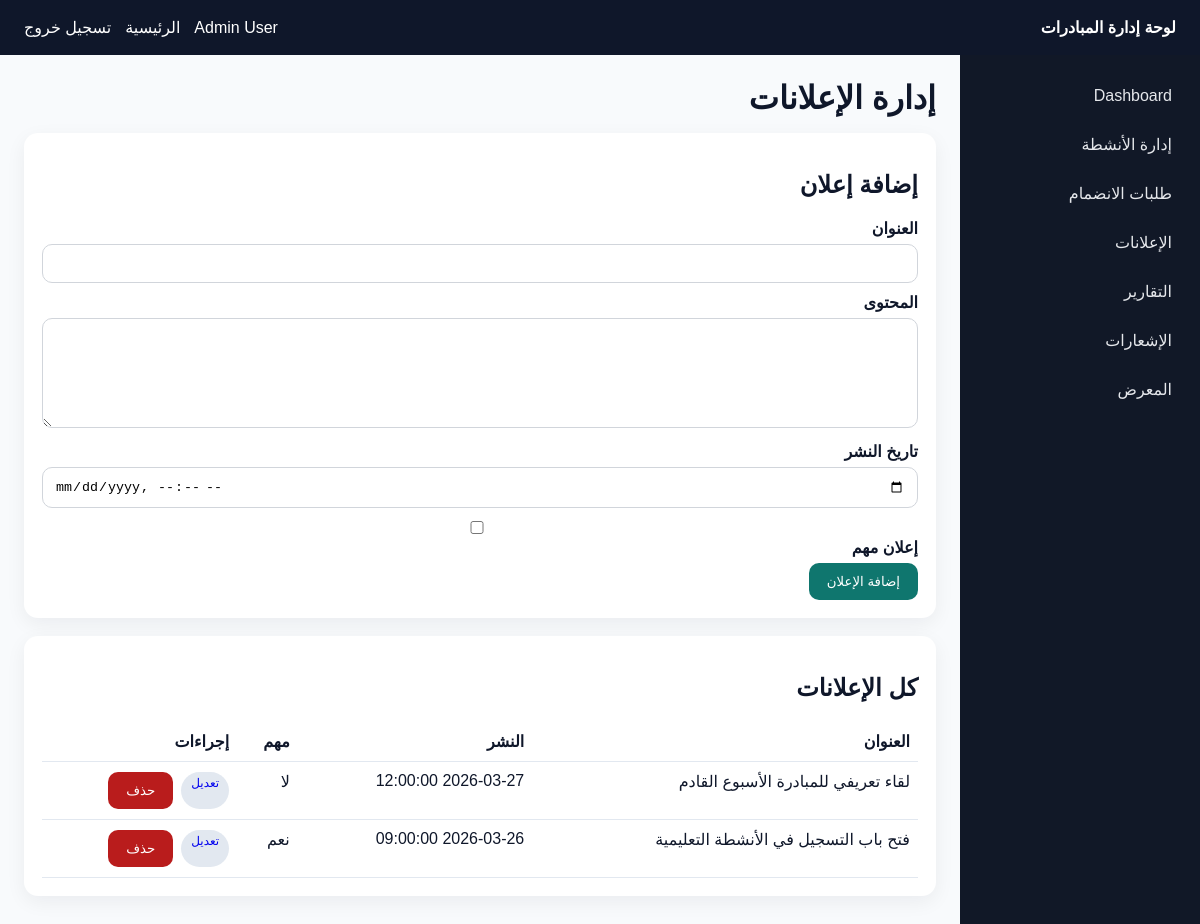
The page /admin/announcements.php (signed in) on the database its author committed.
### tables this page shows
CREATE TABLE IF NOT EXISTS announcements (
    id INT UNSIGNED AUTO_INCREMENT PRIMARY KEY,
    title VARCHAR(255) NOT NULL,
    content TEXT NOT NULL,
    published_at DATETIME DEFAULT NULL,
    is_important TINYINT(1) NOT NULL DEFAULT 0,
    created_by INT UNSIGNED NULL,
    created_at DATETIME NOT NULL DEFAULT CURRENT_TIMESTAMP,
    updated_at DATETIME NOT NULL DEFAULT CURRENT_TIMESTAMP ON UPDATE CURRENT_TIMESTAMP,
    CONSTRAINT fk_announcements_creator FOREIGN KEY (created_by) REFERENCES users(id) ON DELETE SET NULL
);

### database.php (called while the page is built, shortened)
<?php
function db(): PDO
{
    $host = envValue('DB_HOST', '127.0.0.1');
    $port = envValue('DB_PORT', '3306');
    $database = envValue('DB_DATABASE', 'student_initiatives');
    $username = envValue('DB_USERNAME', 'root');
    $password = envValue('DB_PASSWORD', '');
    $dsn = "mysql:host={$host};port={$port};dbname={$database};charset=utf8mb4";
    $pdo = new PDO($dsn, $username, $password, [
        PDO::ATTR_ERRMODE => PDO::ERRMODE_EXCEPTION,
        PDO::ATTR_DEFAULT_FETCH_MODE => PDO::FETCH_ASSOC,
    ]);
    return $pdo;
}

### admin/announcements.php (the view, shortened to what this page needs)
<?php
require_once __DIR__ . '/common.php';
$announcementToEdit = null;
$announcements = db()->query('SELECT * FROM announcements ORDER BY published_at DESC')->fetchAll();
?>
<h1 class="page-title">إدارة الإعلانات</h1>
<div class="card">
    <h2><?= $announcementToEdit ? 'تعديل إعلان' : 'إضافة إعلان' ?></h2>
    <form method="post">
        <label>العنوان</label>
        <input type="text" name="title" value="<?= htmlspecialchars((string) ($announcementToEdit['title'] ?? ''), ENT_QUOTES, 'UTF-8') ?>" required>
        <label>المحتوى</label>
        <textarea name="content" required><?= htmlspecialchars((string) ($announcementToEdit['content'] ?? ''), ENT_QUOTES, 'UTF-8') ?></textarea>
        <label>تاريخ النشر</label>
        <input type="datetime-local" name="published_at" value="<?= htmlspecialchars(isset($announcementToEdit['published_at']) && $announcementToEdit['published_at'] ? str_replace(' ', 'T', substr((string) $announcementToEdit['published_at'], 0, 16)) : '', ENT_QUOTES, 'UTF-8') ?>">
        <label><input type="checkbox" name="is_important" <?= !empty($announcementToEdit['is_important']) ? 'checked' : '' ?>> إعلان مهم</label>
        <button type="submit"><?= $announcementToEdit ? 'حفظ التعديلات' : 'إضافة الإعلان' ?></button>
    </form>
</div>
<div class="card">
    <h2>كل الإعلانات</h2>
    <table>
        <thead><tr><th>العنوان</th><th>النشر</th><th>مهم</th><th>إجراءات</th></tr></thead>
        <tbody>
            <?php foreach ($announcements as $item): ?>
                <tr>
                    <td><?= htmlspecialchars($item['title'], ENT_QUOTES, 'UTF-8') ?></td>
                    <td><?= htmlspecialchars((string) $item['published_at'], ENT_QUOTES, 'UTF-8') ?></td>
                    <td><?= (int) $item['is_important'] === 1 ? 'نعم' : 'لا' ?></td>
                    <td class="row-actions">
                        <a class="badge" href="announcements.php?edit=<?= (int) $item['id'] ?>">تعديل</a>
                        <form method="post" onsubmit="return confirm('حذف هذا الإعلان؟');">
                            <button class="danger" type="submit">حذف</button>
                        </form>
                    </td>
                </tr>
            <?php endforeach; ?>
        </tbody>
    </table>
</div>

### admin/common.php (style rules this page uses)
body { font-family: Tahoma, Arial, sans-serif; background: #f8fafc; margin: 0; color: #0f172a; }
a { text-decoration: none; }
.page-title { margin-top: 0; margin-bottom: 16px; }
.card { background: #fff; padding: 18px; border-radius: 14px; box-shadow: 0 6px 20px rgba(15, 23, 42, .06); margin-bottom: 18px; }
label { display: block; margin: 10px 0 6px; font-weight: 700; }
input, textarea, select { width: 100%; padding: 11px 12px; box-sizing: border-box; border: 1px solid #d1d5db; border-radius: 10px; background: #fff; }
textarea { min-height: 110px; resize: vertical; }
button { padding: 11px 18px; border: 0; background: #0f766e; color: #fff; border-radius: 10px; cursor: pointer; }
.danger { background: #b91c1c; }
table { width: 100%; border-collapse: collapse; }
th, td { border-bottom: 1px solid #e2e8f0; padding: 10px 8px; text-align: right; vertical-align: top; }
.row-actions { display: flex; gap: 8px; flex-wrap: wrap; }
.row-actions form { display: inline-block; }
.badge { display: inline-block; padding: 4px 10px; border-radius: 999px; font-size: 12px; background: #e2e8f0; }

### rows shown on the page
announcements: title "لقاء تعريفي للمبادرة الأسبوع القادم", published_at "2026-03-27 12:00:00", is_important "لا"
announcements: title "فتح باب التسجيل في الأنشطة التعليمية", published_at "2026-03-26 09:00:00", is_important "نعم"

### other values the page prints
$user['full_name'] "Admin User"
